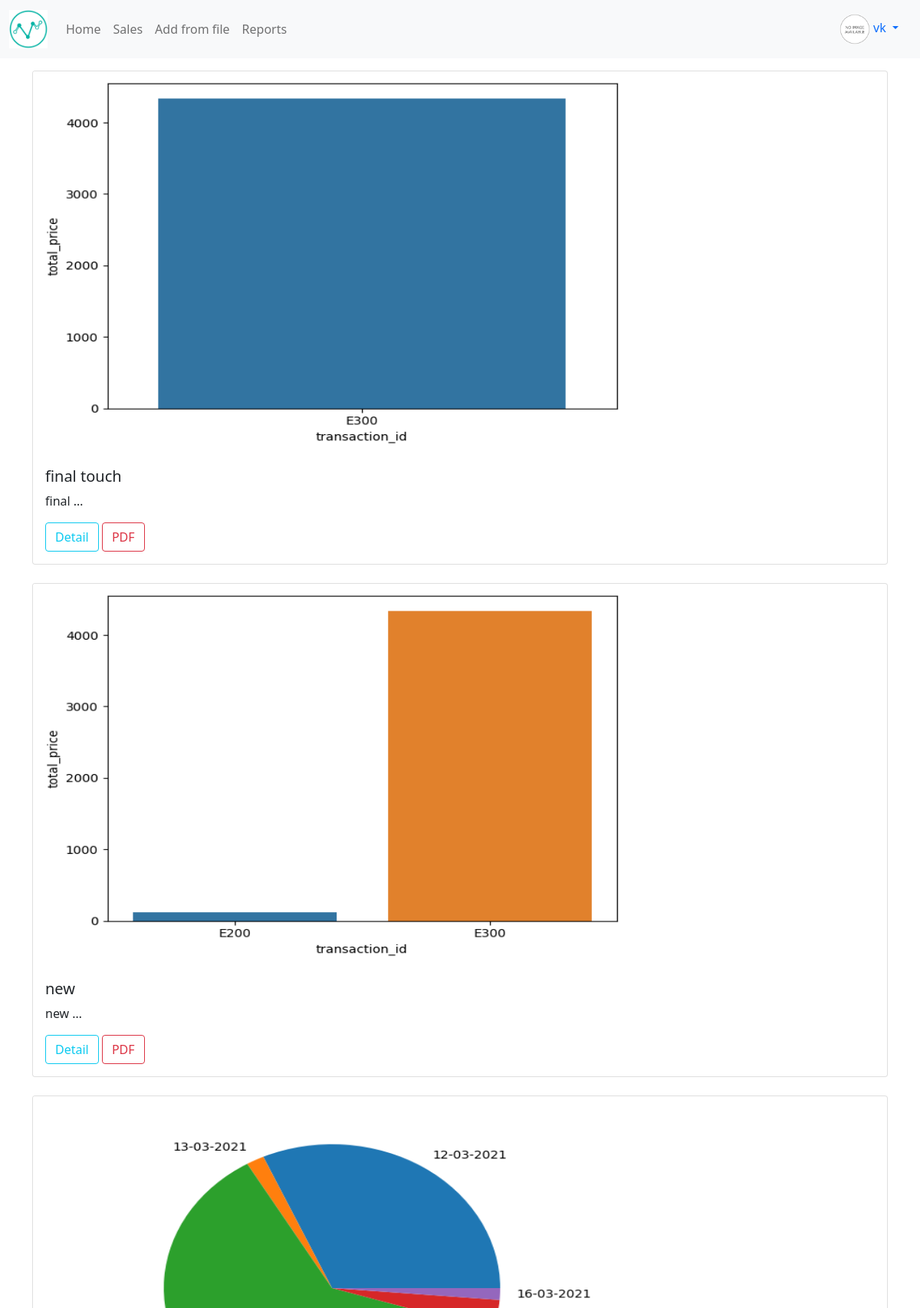
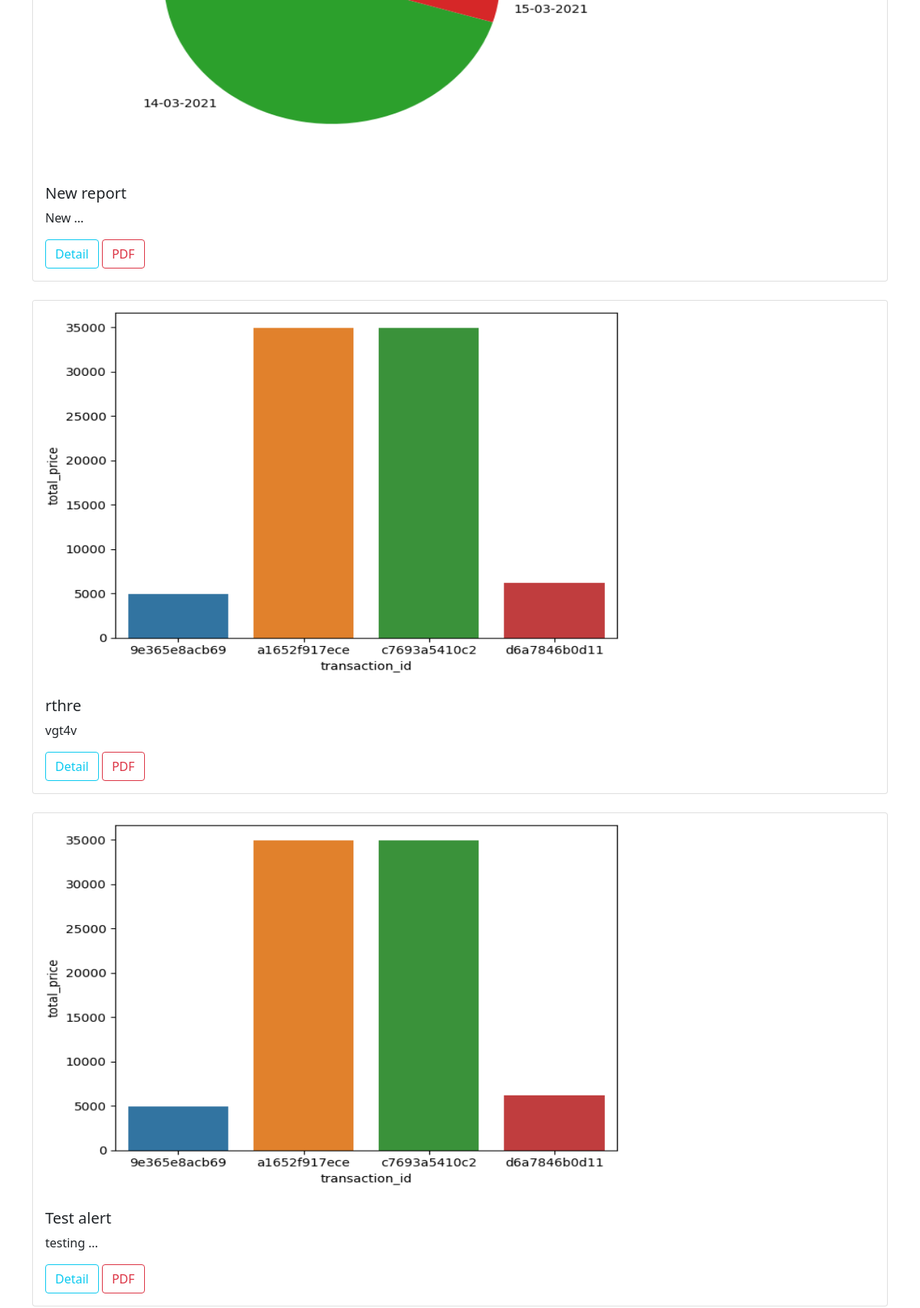
The app's page /reports/ (signed in, upper part) with its own data (2 pictures, top to bottom).
### profiles/models.py (models this page shows, shortened)
class Profile(models.Model):
    user = models.OneToOneField(User, on_delete=models.CASCADE)
    bio = models.TextField(default="No bio...")
    avatar = models.ImageField(upload_to="avatars/", default="avatar.png")
    created = models.DateTimeField(auto_now_add=True)
    updated = models.DateTimeField(auto_now=True)

### reports/models.py (models this page shows, shortened)
class Report(models.Model):
    author = models.ForeignKey(Profile, on_delete=models.CASCADE)
    name = models.CharField(max_length=255, blank=True)
    remark = models.TextField()
    image = models.ImageField(upload_to='reports/', blank=True)
    created = models.DateTimeField(auto_now_add=True)
    updated = models.DateTimeField(auto_now=True)
    def get_absolute_url(self):
        return reverse('reports:detail', kwargs={'pk': self.pk})
    class Meta:
        ordering = ['-created']

### reports/views.py (the view)
# urls.py: path('', views.ReportListView.as_view(), name='list'),
class ReportListView(LoginRequiredMixin, ListView):
    model = Report
    template_name = "reports/main.html"
    context_object_name = 'reports'

### reports/templates/reports/main.html (shortened to what this page needs)
{% extends "base.html" %}
{% block content %}
{% for report in reports %}
<div class="card" height='50'>
    {% if report.image %}
    <img src="{{report.image.url}}" style="width: 70%; height: 500px" class="card-img-top" alt="{{report.name}}">
    {% endif %}
    <div class="card-body">
        <h5 class="card-title">{{report.name}}</h5>
        <p class="card-text">{{report.remark|truncatewords:1}}</p>
        <a href="{{report.get_absolute_url}}" class="btn btn-outline-info">Detail</a>
        <a href="{% url 'reports:pdf' report.pk %}" class="btn btn-outline-danger">PDF</a>
    </div>
</div>
<br>
{% endfor %}
{% endblock content %}

### templates/base.html (shortened to what this page needs)
<!doctype html>
{% load static %}
<html lang="en">
<head>
    <link href="https://cdn.jsdelivr.net/npm/bootstrap@5.0.0-beta3/dist/css/bootstrap.min.css" rel="stylesheet"
>
    <link rel="stylesheet" href="{% static 'dropzone.css' %}">
    <link rel="stylesheet" href="{% static 'style.css' %}">
</head>
<body>
    {% include 'navbar.html' %}
    <div class="container mt-3 mb-3">
        {% block content%}
        {% endblock content %}
    </div>
</body>
</html>

### templates/navbar.html (shortened to what this page needs)
{% load static %}
<nav class="navbar navbar-expand-lg navbar-light bg-light">
    <div class="container-fluid">
        <a class="navbar-brand" href="{% url 'sales:home' %}"><img src="{% static 'logo.png' %}" class="logo-sm"></a>
        <div class="collapse navbar-collapse" id="navbarNav">
            <ul class="navbar-nav">
                <li class="nav-item">
                    <a class="nav-link" href="{% url 'sales:home' %}">Home</a>
                </li>
                <li class="nav-item">
                    <a class="nav-link" href="{% url 'sales:sales' %}">Sales</a>
                </li>
                <li class="nav-item">
                    <a class="nav-link" href="{% url 'reports:from-file' %}">Add from file</a>
                </li>
                <li class="nav-item">
                    <a class="nav-link" href="{% url 'reports:list' %}">Reports</a>
                </li>
            </ul>
        </div>
        {% if request.user.is_authenticated %}
        <div class="nav-item dropdown">
            <div class="nav-link dropdown-toggle" id="navbarDropdownMenuLink" role="button" data-bs-toggle="dropdown"
                aria-expanded="false">
                <img src="{{request.user.profile.avatar.url}}" class="avatar-nav">&nbsp;{{request.user}}
            </div>
        </div>
        {% endif %}
    </div>
</nav>

### static/style.css (style rules this page uses)
.avatar-nav { height: 40px; width: 40px; border-radius: 50%; }
.logo-sm { height: 50px; width: auto; }

### records on screen
Report: image (picture), name "final touch", remark "final …"
Report: image (picture), name "new", remark "new …"
Report: image (picture), name "New report", remark "New …"
Report: image (picture), name "rthre", remark "vgt4v"
Report: image (picture), name "Test alert", remark "testing …"

### other values on screen
{{ request.user }} "vk"
